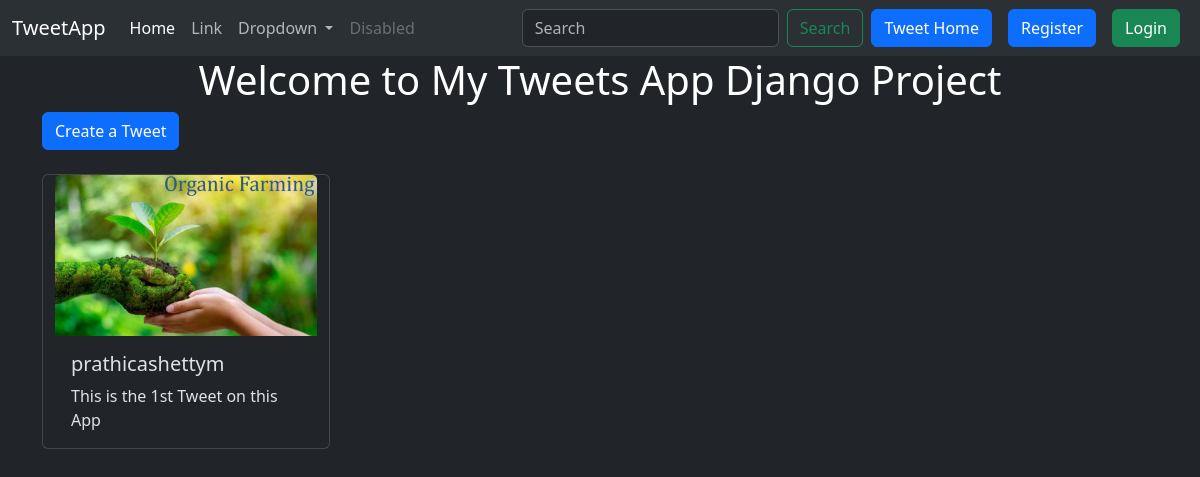
The page /tweet/ on the database as committed earlier.
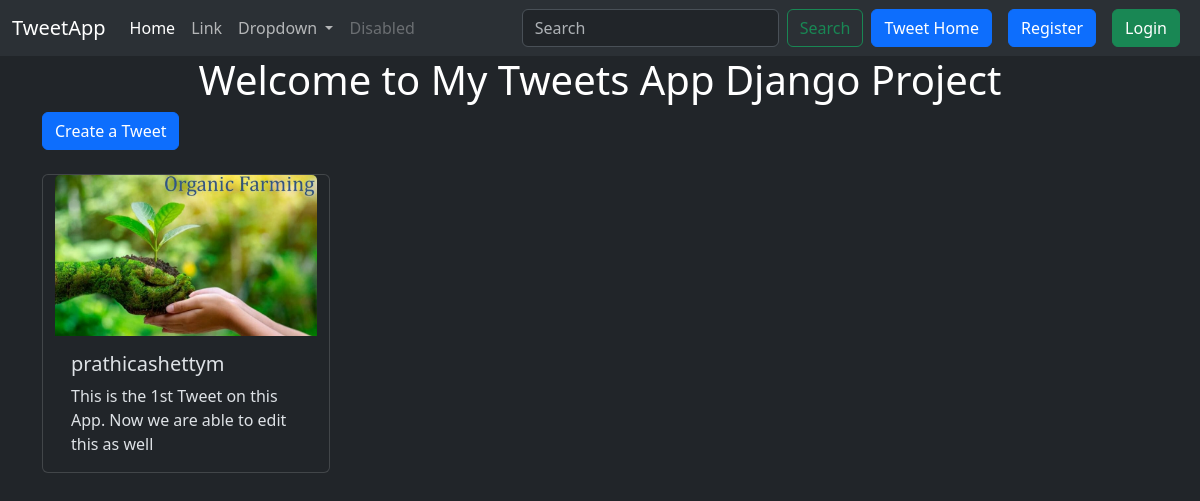
The same page on the database as committed later.
### tweet/models.py (models this page shows, shortened)
class Tweet(models.Model):
    user = models.ForeignKey(User, on_delete=models.CASCADE)
    text = models.TextField(max_length=240)
    photo = models.ImageField(upload_to='photos/', blank=True, null=True)
    created_at = models.DateTimeField(auto_now_add=True)
    uploaded_at = models.DateTimeField(auto_now=True)

### tweet/views.py (the view)
# urls.py: path('', views.tweet_list, name='tweet_list'),
def tweet_list(request):
    tweets = Tweet.objects.all().order_by('-created_at')
    return render(request, 'tweet_list.html', {'tweets': tweets})

### tweet/templates/tweet_list.html (shortened to what this page needs)
{% extends "layout.html" %}
{% block content %}
    <h1 class="text-center text-white">Welcome to My Tweets App Django Project</h1>
    <a class="btn btn-primary mb-4" href="{% url 'tweet_create' %}"> Create a Tweet </a>
    <div class="container row gap-3">
        {% for tweet in tweets %}
        <div class="card" style="width: 18rem;">
            <img src="{{tweet.photo.url}}" class="card-img-top" alt="...">
            <div class="card-body">
              <h5 class="card-title">{{tweet.user.username}}</h5>
              <p class="card-text">{{tweet.text}}</p>
            </div>
          </div>
        {% endfor %}
    </div>
{% endblock %}

Rows that differ between the two databases and show on the page:
changed Tweet "prathicashettym": text "This is the 1st Tweet on this App" → "This is the 1st Tweet on this App. Now we are able to edit this as well"
